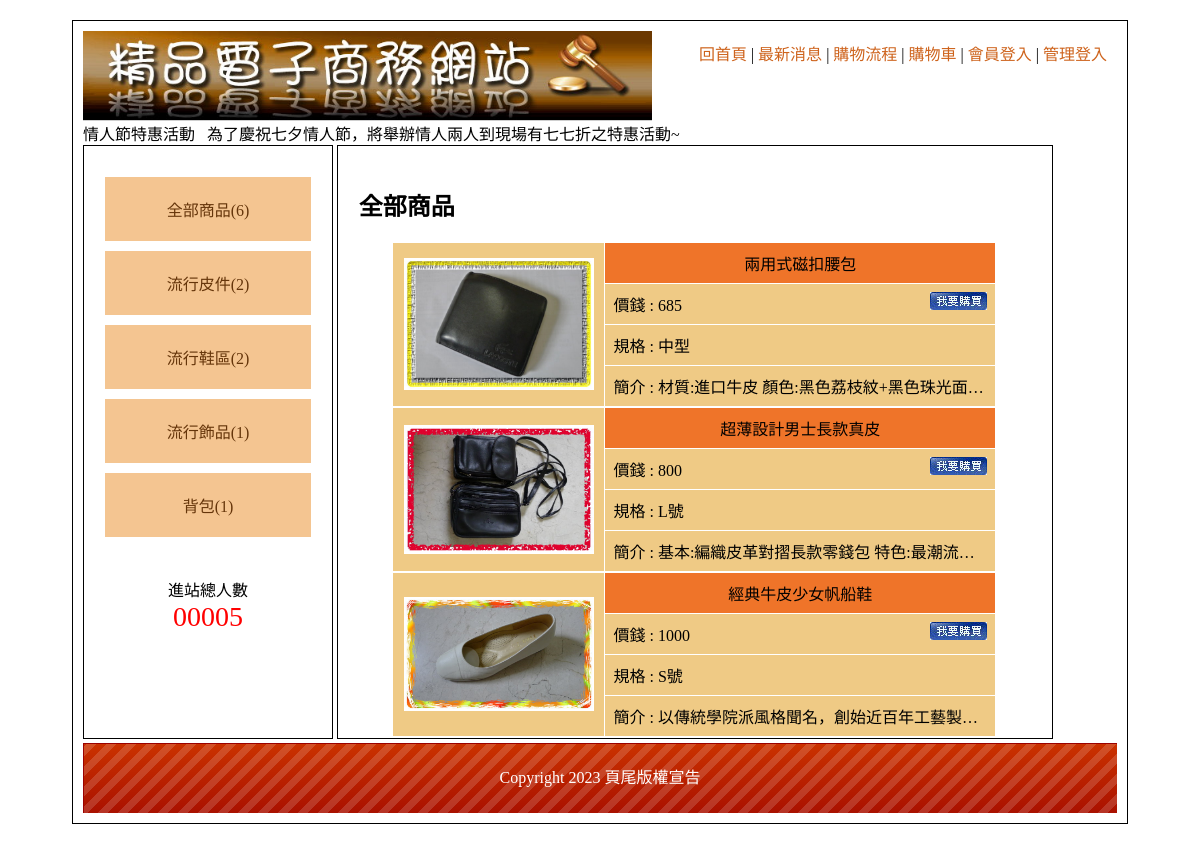
The page / on the database its author committed.
### tables this page shows
CREATE TABLE `th` (
  `id` int(8) UNSIGNED NOT NULL,
  `name` text NOT NULL,
  `parent` int(8) UNSIGNED NOT NULL DEFAULT 0
);

CREATE TABLE `products` (
  `id` int(8) UNSIGNED NOT NULL,
  `name` text NOT NULL,
  `no` text NOT NULL,
  `price` int(10) UNSIGNED NOT NULL,
  `spec` text NOT NULL,
  `stock` int(10) UNSIGNED NOT NULL,
  `img` text NOT NULL,
  `intro` text NOT NULL,
  `big` int(8) UNSIGNED NOT NULL,
  `mid` int(8) UNSIGNED NOT NULL,
  `sh` tinyint(1) UNSIGNED NOT NULL DEFAULT 1
);

CREATE TABLE `bottom` (
  `id` int(4) UNSIGNED NOT NULL,
  `bottom` text NOT NULL
);

### api/base.php (called while the page is built, shortened)
<?php
$Th = new DB('th');
$Products = new DB('products');
$Bottom = new DB('bottom');
class DB
{
    protected $dsn = "mysql:host=localhost;charest=utf8;dbname=db04";
    protected $table;
    protected $pdo;
    function __construct($table)
    {
        $this->table = $table;
        $this->pdo = new PDO($this->dsn, 'root', '');
    }
    protected function arrayToSqlArray($array)
    {
        foreach ($array as $key => $value) {
            $tmp[] = "`$key`='$value'";
        }
        return $tmp;
    }
    public function all(...$args)
    {
        $sql = " SELECT * FROM `$this->table` ";
        if (isset($args[0])) {
            if (is_array($args[0])) {
                $sql .= " WHERE " . join(" && ", $this->arrayToSqlArray($args[0]));
            } else {
                $sql .= $args[0];
            }
        }
        return $this->pdo->query($sql)->fetchAll(PDO::FETCH_ASSOC);
    }
    public function find($find)
    {
        $sql = " SELECT * FROM `$this->table` WHERE ";
        if (is_array($find)) {
            $sql .= join(" && ", $this->arrayToSqlArray($find));
        } else {
            $sql .= " `id` = " . $find;
        }
        return $this->pdo->query($sql)->fetch(PDO::FETCH_ASSOC);
    }
    protected function math($math, $field, $condition)
    {
        $sql = " SELECT $math($field) FROM `$this->table` ";
        if ($condition !== 1) {
            if (is_array($condition)) {
                $sql .= " WHERE " . join(" && ", $this->arrayToSqlArray($condition));
            } else {
                $sql .= $condition;
            }
        }
        return $this->pdo->query($sql)->fetchColumn();
    }
    public function count($condition)
    {
        return $this->math('COUNT', '*', $condition);
    }
}
?>

### index.php (the view, shortened to what this page needs)
<?php
include_once "./api/base.php";
?>
<!DOCTYPE html PUBLIC "-//W3C//DTD XHTML 1.0 Transitional//EN" "http://www.w3.org/TR/xhtml1/DTD/xhtml1-transitional.dtd">
<html xmlns="http://www.w3.org/1999/xhtml">
<head>
        <link href="./css/css.css" rel="stylesheet" type="text/css">
</head>
<body>
        <div id="main">
                <div id="top">
                        <a href="./index.php">
                                <img src="./icons/0416.jpg" width="55%;">
                        </a>
                        <div style="padding:10px;float:right">
                                <a href="?">回首頁</a> |
                                <a href="?do=news">最新消息</a> |
                                <a href="?do=look">購物流程</a> |
                                <a href="?do=buycart">購物車</a> |
                                <?php
                                if (isset($_SESSION['member'])) {
                                ?>
                                        <a href="./api/logout.php?table=member" style="color:#f00;">會員登出</a>
                                <?php
                                } else { ?>
                                        <a href="?do=login">會員登入</a>
                                <?php
                                }
                                ?>
                                |
                                <?php
                                if (isset($_SESSION['admin'])) {
                                ?>
                                        <a href="./back.php?do=admin" style="color:#f00;">返回管理</a>
                                <?php
                                } else { ?>
                                        <a href="?do=admin">管理登入</a>
                                <?php
                                }
                                ?>
                        </div>
                        <marquee behavior="" direction="">
                                情人節特惠活動 &nbsp; 為了慶祝七夕情人節，將舉辦情人兩人到現場有七七折之特惠活動~
                        </marquee>
                </div>
                <div id="left" class="ct">
                        <div style="min-height:400px;">
                                <a href="?th=0">全部商品(<?= $Products->count(['sh' => 1]); ?>)</a>
                                <?php
                                $bigs = $Th->all(['parent' => 0]);
                                foreach ($bigs as $big) {
                                        echo "<div class='ww'>";
                                ?>
                                        <a href="?th=<?= $big['id']; ?>"><?= $big['name']; ?>(<?= $Products->count(['sh' => 1, 'big' => $big['id']]); ?>)</a>
                                <?php
                                        echo "</div>";
                                }
                                ?>
                        </div>
                        <span>
                                <div>進站總人數</div>
                                <div style="color:#f00; font-size:28px;">
                                        00005 </div>
                        </span>
                </div>
                <div id="right">
                        <?php
                        $do = $_GET['do'] ?? 'main';
                        $file = "./front/" . $do . ".php";
                        if (file_exists($file)) {
                                include_once $file;
                        } else {
                                include_once "./front/main.php";
                        }
                        ?>
                </div>
                <div id="bottom" style="line-height:70px;background:url(./icons/bot.png); color:#FFF;" class="ct">
                        <?= $Bottom->find(1)['bottom']; ?></div>
        </div>
</body>
</html>

### front/main.php
<?php
if (isset($_GET['th']) && $_GET['th'] != 0) {
    $th = $Th->find($_GET['th']);
    if ($th['parent'] == 0) {
        $nav = $th['name'];
        $rows = $Products->all(['sh' => 1, 'big' => $th['id']]);
    } else {
        $big = $Th->find($th['parent']);
        $nav = $big['name'] . ">" . $th['name'];
        $rows = $Products->all(['sh' => 1, 'mid' => $th['id']]);
    }
} else {
    $nav = '全部商品';
    $rows = $Products->all(['sh' => 1]);
}
?>
<h2><?= $nav; ?></h2>
<div class="all ">
    <?php
    foreach ($rows as $row) {
    ?>
        <div class="flexCenterCenter pp bor-wh">
            <div style="width: 35%;box-sizing:border-box;" class="flexCenterCenter pp ct">
                <a href="?do=detail&id=<?= $row['id']; ?>">
                    <img style="object-fit:cover; width:90%; " src="./upload/<?= $row['img']; ?>" alt="">
                </a>
            </div>
            <div style="width: 65%;box-sizing:border-box">
                <div class="pd ct tt bor-wh bor-bt-none bor-tp-none"><?= $row['name']; ?> </div>
                <div class="pd pp bor-wh bor-bt-none">價錢 : <?= $row['price']; ?><a href="?do=detail&id=<?= $row['id']; ?>" style="float: right;"><img src="./icons/0402.jpg" alt=""></a></div>
                <div class="pd pp bor-wh bor-bt-none">規格 : <?= $row['spec']; ?></div>
                <div class="pd pp bor-wh bor-bt-none single-ellipsis">簡介 : <?= $row['intro']; ?></div>
            </div>
        </div>
    <?php
    }
    ?>
</div>

### css/css.css (style rules this page uses)
body { font-family: "微軟正黑體"; }
#main { width: 1034px; padding: 10px; margin: 20px auto 20px auto; border: #000 solid 1px; min-height: 768px; }
#top a { color: #CE631C; text-decoration: none; }
#left { display: inline-block; width: 20%; padding: 2%; min-height: 550px; vertical-align: top; border: #000 1px solid; }
#left a { display: block; padding: 20px 5px 20px 5px; text-decoration: none; background: #F4C591; margin: 10px auto 10px auto; color: #65350A; }
.ct { text-align: center; }
#right { display: inline-block; width: 65%; padding: 2%; min-height: 550px; border: #000 1px solid; height: 550px; overflow: auto; }
#bottom { height: 70px; background: url(../icons/bot.png); background-size: cover; }
.all { width: 90%; margin: 10px auto 10px auto; }
.tt { background: #EF7429; }
.pp { background: #EFCA85; }
.flexCenterCenter { display: flex; justify-content: center; align-items: center; flex-wrap: wrap; }
#left { height: 550px; }
.bor-wh { border: 1px solid #fff; }
.bor-bt-none { border-bottom: none; }
.bor-tp-none { border-top: none; }
.pd { padding: 8px; }
.single-ellipsis { overflow: hidden; text-overflow: ellipsis; white-space: nowrap; }

### rows shown on the page
th: name "流行皮件", count "2"
th: name "流行鞋區", id "2"
th: name "流行飾品", count "1"
th: name "背包", count "1"
products: img (picture), name "兩用式磁扣腰包", price "685", spec "中型", intro "材質:進口牛皮 顏色:黑色荔枝紋+黑色珠光面…"
products: img (picture), name "超薄設計男士長款真皮", price "800", spec "L號", intro "基本:編織皮革對摺長款零錢包 特色:最潮流…"
products: img (picture), name "經典牛皮少女帆船鞋", price "1000", spec "S號", intro "以傳統學院派風格聞名，創始近百年工藝製…"
bottom: bottom "Copyright 2023 頁尾版權宣告"

### other values the page prints
$Products->count(['sh' => 1]) "6"
$nav "全部商品"
